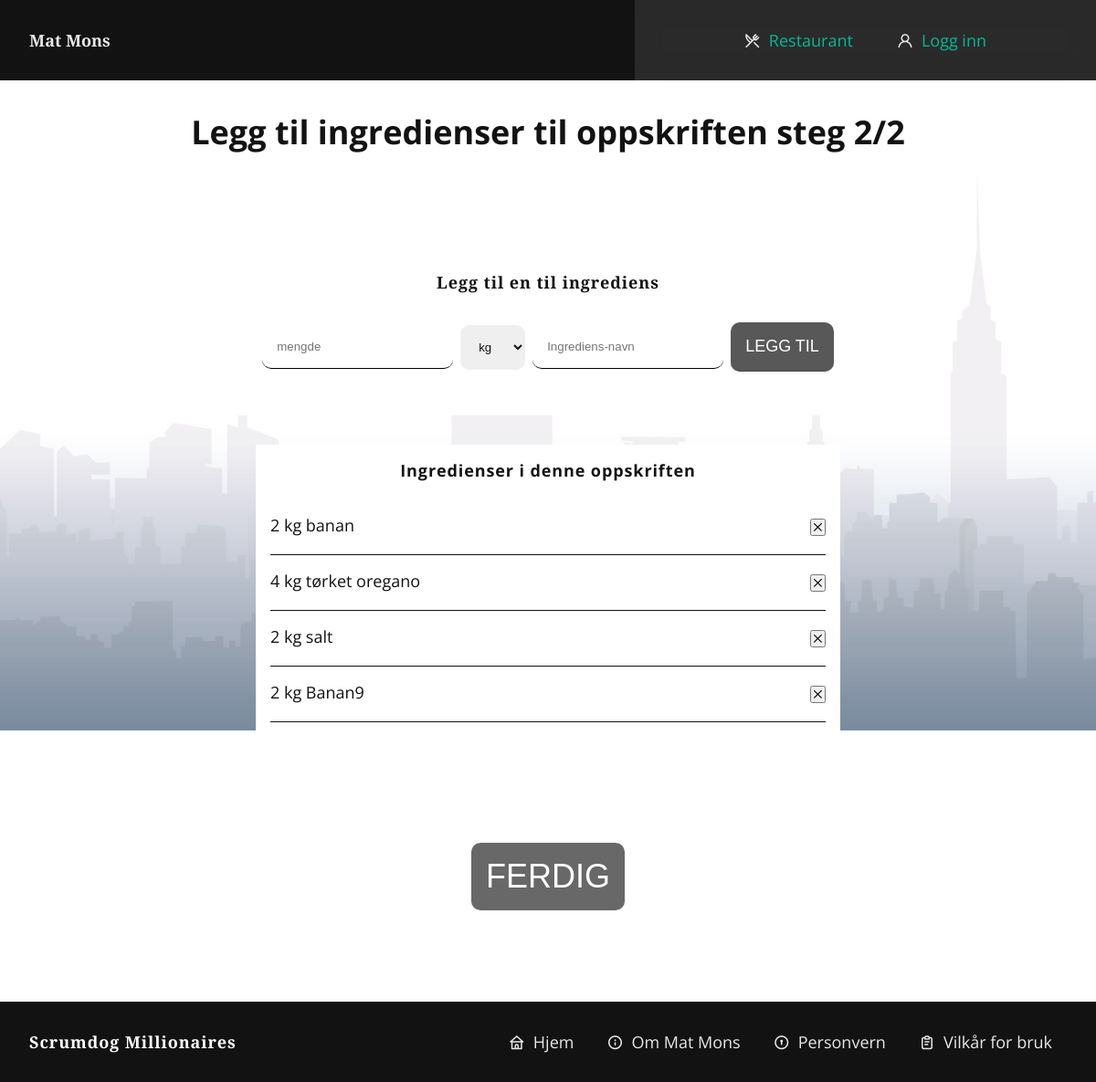
/add_ingredients/3, run on the app's committed database.
### db/modul.py (models this page shows, shortened)
class Measurement(base):
    __tablename__ = "measurement"
    id = Column(Integer, primary_key=True, unique=True,
                nullable=False, autoincrement=True)
    name = Column(String(10), nullable=False, unique=True)
    recipe_ingredient_helper = relationship(
        "Recipe_ingredient_helper", back_populates="measurement", cascade="all, delete")

class Ingredient(base):
    __tablename__ = "ingredient"
    id = Column(Integer, primary_key=True, unique=True,
                nullable=False, autoincrement=True)
    name = Column(String(45), nullable=False, unique=True)
    recipe_ingredient_helper = relationship(
        "Recipe_ingredient_helper", back_populates="ingredient", cascade="all, delete")

### routes/recipe_routes.py (the view)
@recipe_route.route("/add_ingredients/<recipe_id>")
def add_ingredients(recipe_id):
    measurements = rq.get_all_measurements()
    ingredients_recipe = rq.get_ingredient_names_with_recipe_id(recipe_id)
    amounts_recipe = rq.get_amount_amounts_with_recipe_id(recipe_id)
    measurements_recipe = rq.get_measurement_measurements_with_recipe_id(recipe_id)
    return render_template("dinners/create_ingredients.html", measurements=measurements, len=len(ingredients_recipe),
                           ingredients=ingredients_recipe, amount=amounts_recipe,
                           measurements_recipe=measurements_recipe, recipe_id=recipe_id)

### queries.py (called while the page is built)
def get_all_measurements():
    return session.query(Measurement).all()

def get_ingredient_names_with_recipe_id(recipe_id):
    return session.query(Ingredient.name).join(
        Recipe_ingredient_helper).join(Recipe).filter(Recipe.id == recipe_id).all()

def get_amount_amounts_with_recipe_id(recipe_id):
    return session.query(Amount.amount).join(
        Recipe_ingredient_helper).join(Recipe).filter(Recipe.id == recipe_id).all()

def get_measurement_measurements_with_recipe_id(recipe_id):
    return session.query(Measurement.name).join(
        Recipe_ingredient_helper).join(Recipe).filter(Recipe.id == recipe_id).all()

### templates/dinners/create_ingredients.html (shortened to what this page needs)
{% extends "base.html" %} {% block head %} {% endblock %}  {% block content %}
<article class="ingredient-layout">
<section class="ingredient-title-section">
    <h1>Legg til ingredienser til oppskriften steg 2/2</h1>
    </section>
<article class="ingredient-article">
  <section class="">
    <div class="ingredient-container">
      <div>
      <h2 class="logo">Legg til en til ingrediens</h2>
    </div>
      <form class="" method="POST" name="formIngredients">
        <div class="ingredient-row">
          <div class="ingredient-control">
            <input
              type="number"
              name="amount"
              class="dropdownIngredient"
              placeholder="mengde"
            />
          </div>
          <div class="ingredient-control">
            <select class="dropdownIngredient" name="unit">
              {% for measurement in measurements %}
              <option>{{ measurement.name }}</option>
              {% endfor %}
            </select>
          </div>
          <div class="ingredient-control">
            <input
              type="text"
              name="ingredient"
              class="dropdownIngredient"
              placeholder="Ingrediens-navn"
            />
          </div>
        <div class="ingredient-control">
          <input
            class="ingredient-add-btn"
            type="submit"
            name=""
            value="Legg til"
          />
        </div>
      </div>
      </form>
    </div>
  </section>
  <section class="add-ingredient-section">
    <h2>Ingredienser i denne oppskriften</h2>
    {% for i in range(0,(len)) %}
    <div class="ingredient-list-content">
        {{ amount[i].amount}} {{ measurements_recipe[i].name }} {{ ingredients[i].name }}
      <form
      method="post" name="formDelete"
    >
      <button type="submit" name="delIngredient"value="fjern">
        <i class="uil uil-multiply"></i>
      </button>
    </form>
    </div>
    {% endfor %}
  </section>
</article>
<a href="{{ url_for('usersroute.profile')}}" class="control">
    <div class="control">
      <input type="submit" value="ferdig" />
    </div></a>
</article>
{% endblock %}

### static/css/styles.css (style rules this page uses)
:root { --ff-body: "Open Sans", sans-serif; --ff-title: "Open Sans", sans-serif; --ff-logo: "Playfair Display", sans-serif; --clr-primary-400: hsl(60 100% 50%); --clr-neutral-900: #121212; --clr-error: #ff5357; --clr-warning: #ffac00; --clr-info: #00afcc; --clr-success: #01c9a0; --clr-primary: #121212; --clr-neutral: #ffffff; --fs-xxl: clamp(3.5rem, 12vw + 1rem, 12rem); --fs-xl: clamp(3.5rem, 12vw + 1rem, 7rem); --fs-600: clamp(2rem, 12vw + 1rem, 3rem); --fs-500: clamp(1.5rem, 12vw + 1rem, 2.25rem); --fs-400: clamp(1rem, 12vw + 1rem, 1.125rem); --fs-300: clamp(.3rem, 2.5vw + 1rem, 1rem); }
* { margin: 0; padding: 0; box-sizing: border-box; scroll-behavior: smooth; }
html { position: relative; overflow: visible; }
body { min-height: 100vh; font-family: var(--ff-body); font-size: 1.125rem; color: var(--clr-primary); }
h1, h2, h3 { font-family: var(--ff-title); font-size: var(--fs-400); }
.privacy-article h1, h2, h3, h4, p { letter-spacing: 0.05em; }
.toc-list li, a { color: var(--clr-primary); text-decoration: none; margin-bottom: 1rem; opacity: 0.9; transition: opacity 0.3s ease; }
.logo { margin: 2rem; font-family: var(--ff-logo); }
.control { margin-bottom: 2rem; }
.control input { font-size: 1.2em; width: 100%; display: block; padding: 1rem; color: var(--clr-primary); border: none; outline: none; margin: 1em 0; border-radius: 10px; }
.control input[type="submit"] { background: var(--clr-primary); color: var(--clr-neutral); text-transform: uppercase; font-size: var(--fs-500); opacity: 0.7; transition: opacity 0.3s ease; }
.ingredient-layout { min-height: 100vh; display: grid; margin: 0 auto; padding: 2rem; place-items: center; gap: 5rem ; width: 70rem; }
.ingredient-title-section h1 { font-size: var(--fs-500); }
.ingredient-article { display: flex; flex-direction: column; gap: 2rem; place-items: center; margin: 0 auto; }
.ingredient-list-content { width: 100%; display: flex; justify-content: space-between; color: var(--clr-primary); border-bottom: 1px solid var(--clr-primary); }
.ingredient-container { padding: 1rem 2rem; margin: 0 auto; display: flex; flex-direction: column; justify-content: center; place-items: center; background-color: var(--clr-neutral); }
.ingredient-row { display: flex; gap: .5rem; place-items: center; justify-content: center; color: var(--clr-primary); }
.add-ingredient-section { display: grid; gap: 1rem; padding: 1rem; min-height: 20rem; width: 40rem; text-align: center; background-color: var(--clr-neutral); }
.add-ingredient-section h2 { color: var(--clr-primary); }
.ingredient-control { margin-bottom: 2rem; }
.ingredient-control input { padding: 1rem; border: none; outline: none; border-radius: 10px; border-bottom: 1px solid black; }
.ingredient-control input[type="submit"] { background: var(--clr-primary); color: var(--clr-neutral); text-transform: uppercase; font-size: var(--fs-400); opacity: 0.7; transition: opacity .3s ease; }
.ingredient-control select { width: 100%; padding: 1rem; color: var(--clr-primary); border: none; outline: none; border-radius: 10px; }

### data on the page
Measurement: name "kg" "kg" "kg" "kg"
Ingredient: name "banan"
Ingredient: name "tørket oregano"
Ingredient: name "salt"
Ingredient: name "Banan9"

### other printed values
{{ amount[i].amount }} "2" "4" "2" "2"
form field unit "kg"
